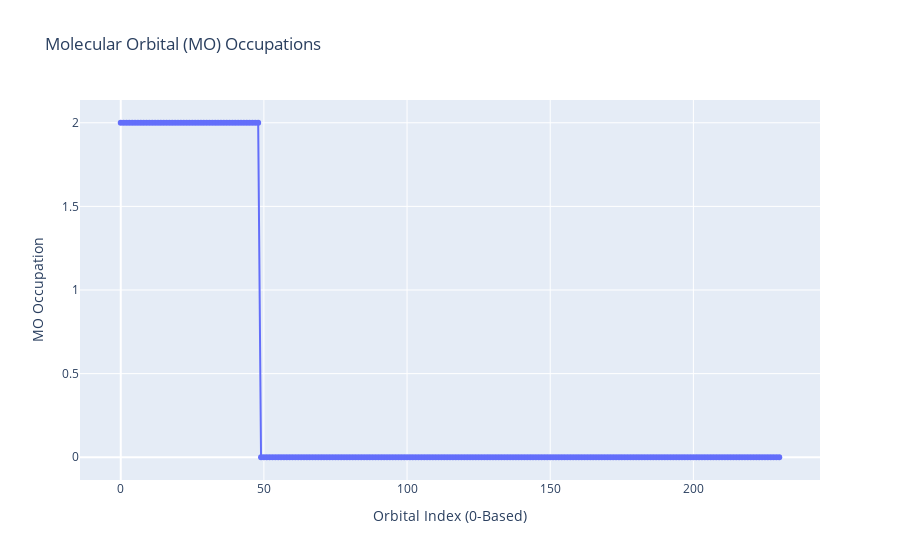

Notebook source saved alongside this figure:
### Code cell
import plotly.express as px

# Plot the MO Occupations
fig = px.line(y=BODIPY_def2svp.mo_occ, markers=True, title="Molecular Orbital (MO) Occupations")
fig.update_layout(xaxis_title="Orbital Index (0-Based)", yaxis_title="MO Occupation")
fig.show()

### Figure 1 — Plotly figure (JSON) as saved in the notebook; plotly's stock layout.template omitted (floating-point values rounded to 4 significant figures; data arrays with more than 128 entries replaced by an {"elided": "..."} marker saying what was removed)
{"data": [{"hovertemplate": "x=%{x}<br>y=%{y}<extra></extra>", "legendgroup": "", "line": {"color": "#636efa", "dash": "solid"}, "marker": {"symbol": "circle"}, "mode": "lines+markers", "name": "", "orientation": "v", "showlegend": false, "type": "scatter", "x": {"elided": "231 int values"}, "xaxis": "x", "y": {"elided": "231 int values"}, "yaxis": "y"}], "layout": {"legend": {"tracegroupgap": 0}, "title": {"text": "Molecular Orbital (MO) Occupations"}, "xaxis": {"anchor": "y", "domain": [0, 1], "title": {"text": "Orbital Index (0-Based)"}}, "yaxis": {"anchor": "x", "domain": [0, 1], "title": {"text": "MO Occupation"}}}}
